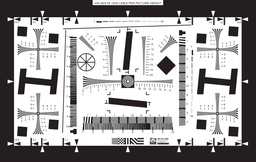
#> input picture Synthetic1.jpg, 256 x 162 px, shrunk from 1550 x 978 before the run
$ python Part_3_BilinearInterpolation.py
#> lines starting #> are read from the running program, lines starting #| are printed output that depends on the picture
import numpy as np
import cv2

# Read image
img = cv2.imread("Synthetic1.jpg")
#> img is the input picture: shape (162, 256, 3); mean B, G, R 158.1, 157.3, 159.5


# image normalization

def normalize(img):
    img = (img - np.min(img))/ (np.max(img) - np.min(img)) * 255.0
    return img


src_h = img.shape[0]
#> src_h = 162
src_w = img.shape[1]
#> src_w = 256
# Set picture zoom factor
dst_h = int(0.8 * src_h)
#> dst_h = 129
dst_w = int(0.8 * src_w)
#> dst_w = 204

dst_img = np.zeros((dst_h, dst_w, 3), dtype=np.uint8)
for c in range(3):
    for h in range(dst_h):
        for w in range(dst_w):
            # Position of the target point on the original image
            # Make geometric center points coincide
            src_x = (w + 0.5) * src_w / dst_w - 0.5
            src_y = (h + 0.5) * src_h / dst_h - 0.5
            if src_x < 0:
                src_x = 0
            if src_y < 0:
                src_y = 0


            # Determine the four closest points
            x1 = int(np.floor(src_x))
            y1 = int(np.floor(src_y))
            x2 = int(min(x1 + 1, src_w - 1))  # Prevent exceeding the original image range
            y2 = int(min(y1 + 1, src_h - 1.6))

            # Linear interpolation in the x direction, the original formula was supposed to divide by one (x2-x1), where x2-x1=1
            R1 = (x2 - src_x) * img[y1, x1, c] + (src_x - x1) * img[y1, x2, c]
            R2 = (x2 - src_x) * img[y2, x1, c] + (src_x - x1) * img[y2, x2, c]

            # Linear interpolation in the y direction, the original formula was supposed to divide by one (y2-y1), where y2-y1=1
            P = (y2 - src_y) * R1 + (src_y - y1) * R2
            dst_img[h, w, c] = P
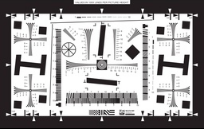
#> dst_img: shape (129, 204, 3); mean B, G, R 157.4, 156.7, 158.8


cv2.imwrite("Synthetic1afterBI0.8.jpg", dst_img)
cv2.imshow("result", dst_img)
cv2.waitKey(0)

$ run again, with Synthetic2.jpg copied over Synthetic1.jpg
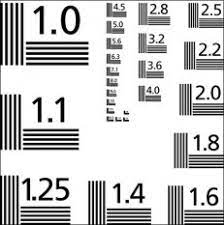
#> input picture Synthetic2.jpg, 224 x 225 px
#> img is the input picture: shape (225, 224, 3); min 0, max 255, mean 200.8
#> after the loop `for c in range(3):`:
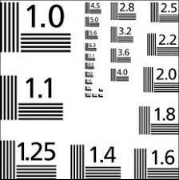
#> dst_img: shape (180, 179, 3); min 0, max 255, mean 199.9

$ run again, with nature2.jpg copied over Synthetic1.jpg
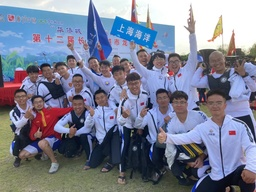
#> input picture nature2.jpg, 256 x 192 px, shrunk from 1440 x 1080 before the run
#> img is the input picture: shape (192, 256, 3); mean B, G, R 147.7, 128.2, 122.9
#> after the loop `for c in range(3):`:
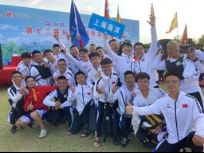
#> dst_img: shape (153, 204, 3); mean B, G, R 146.6, 127, 121.7
